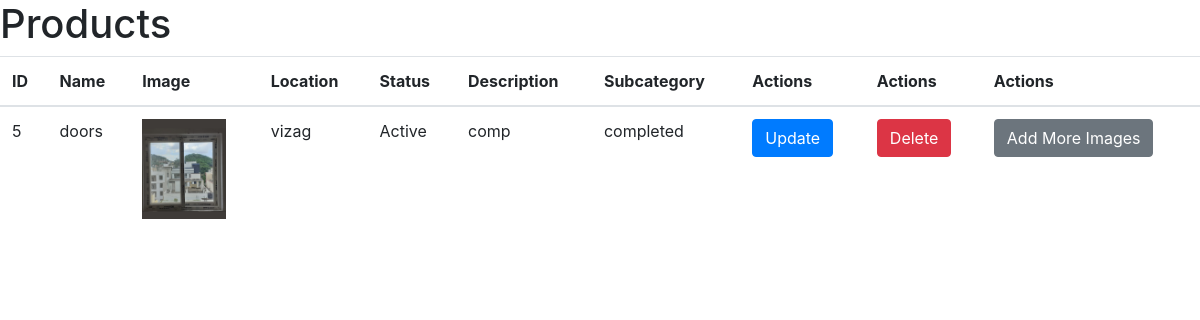
Screenshot of /admin/productslist.php with the database file from the repository.
### tables this page shows
CREATE TABLE `product` (
  `productid` int(11) NOT NULL,
  `productname` varchar(255) NOT NULL,
  `productimage` varchar(255) DEFAULT NULL,
  `location` varchar(255) DEFAULT NULL,
  `status` varchar(255) DEFAULT NULL,
  `description` text DEFAULT NULL,
  `subcategoryid` int(11) DEFAULT NULL
);

CREATE TABLE `subcategory` (
  `subcategoryid` int(11) NOT NULL,
  `categoryid` int(11) DEFAULT NULL,
  `subcategoryname` varchar(255) NOT NULL,
  `subcategoryImage` varchar(255) DEFAULT NULL
);

### admin/productslist.php (the view, shortened to what this page needs)
<!DOCTYPE html>
<html lang="en">
<head>
    <link rel="stylesheet" href="https://stackpath.bootstrapcdn.com/bootstrap/4.5.2/css/bootstrap.min.css">
</head>
<body>
<h1>Products</h1>
<table class="table">
    <thead>
    <tr>
        <th>ID</th>
        <th>Name</th>
        <th>Image</th>
        <th>Location</th>
        <th>Status</th>
        <th>Description</th>
        <th>Subcategory</th>
        <th>Actions</th>
        <th>Actions</th>
        <th>Actions</th>
    </tr>
    </thead>
    <tbody>
    <?php
    $servername = "localhost";
    $username = "root";
    $password = "";
    $dbname = "srisuryo_srisuryodaya";
    $conn = new mysqli($servername, $username, $password, $dbname);
    $sql = "SELECT p.*, s.subcategoryname FROM product p JOIN subcategory s ON p.subcategoryid = s.subcategoryid";
    $result = $conn->query($sql);
    if ($result->num_rows > 0) {
        while ($row = $result->fetch_assoc()) {
            echo '<tr>';
            echo '<td>' . $row["productid"] . '</td>';
            echo '<td>' . $row["productname"] . '</td>';
            echo '<td><img src="' . $row["productimage"] . '" style="max-width:100px; max-height:100px;" /></td>';
            echo '<td>' . $row["location"] . '</td>';
            echo '<td>' . $row["status"] . '</td>';
            echo '<td>' . $row["description"] . '</td>';
            echo '<td>' . $row["subcategoryname"] . '</td>';
            echo '<td>';
            echo '<a href="updateproduct.php?id=' . $row["productid"] . '" class="btn btn-primary">Update</a> ';
            echo '</td>';
            echo '<td>';
            echo '<a href="deleteproduct.php?id=' . $row["productid"] . '" class="btn btn-danger">Delete</a> ';
            echo '</td>';
            echo '<td>';
            echo '<a href="addimage.php?id=' . $row["productid"] . '" class="btn btn-secondary">Add More Images</a>';
            echo '</td>';
            echo '</tr>';
        }
    } else {
        echo '<tr><td colspan="7">No products found</td></tr>';
    }
    ?>
    </tbody>
</table>
</body>
</html>

### rows the page displays
product: productid "5", productname "doors", productimage (picture), location "vizag", status "Active", description "comp", subcategoryid.subcategoryname "completed"
